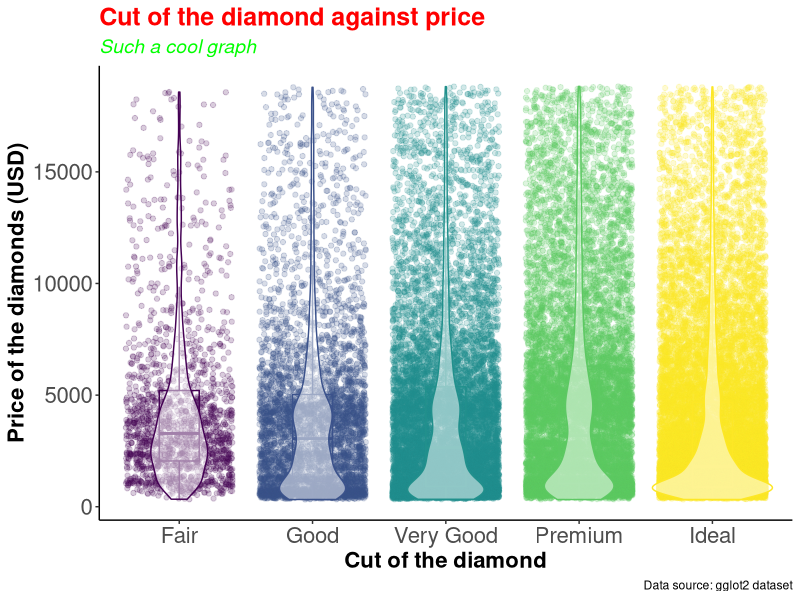
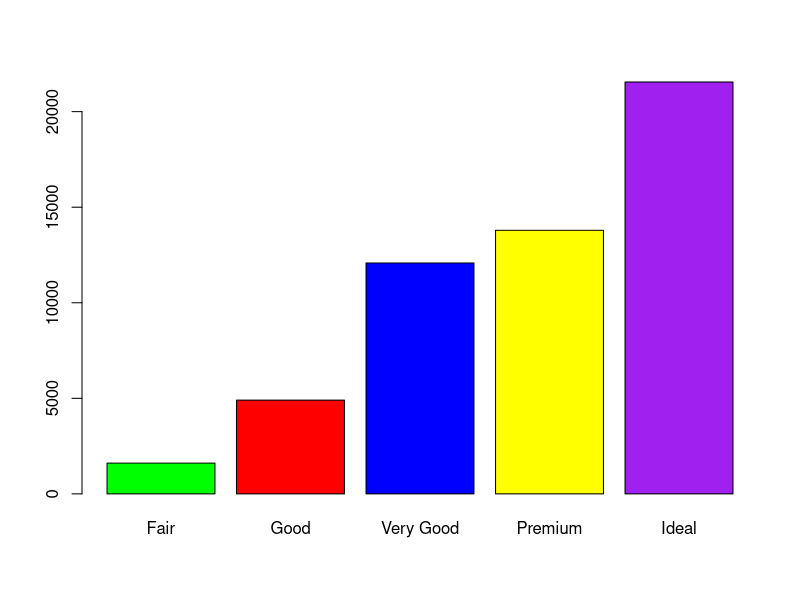

R code for these plots, in order:
# Combining both boxplot and violin plots in one.

library(tidyverse)

diamonds_df <- diamonds

diamonds_df %>% 
  ggplot(aes(x = cut, y = price, color = cut)) +
  geom_point(position = "jitter", alpha = 0.2) +
  geom_boxplot(alpha = 0, width = 0.3) +
  geom_violin(alpha = 0.5) +
  theme_classic() +
  theme(legend.position = "none") +
  labs(x = "Cut of the diamond",
       y = "Price of the diamonds (USD)",
       title = "Cut of the diamond against price",
       subtitle = "Such a cool graph",
       caption = "Data source: gglot2 dataset") +
  theme(axis.text=element_text(size=16),
        axis.title=element_text(size=16,face="bold")) +
  theme(plot.title = element_text(color = 'red', size = 18, face = 'bold'),
        plot.subtitle = element_text(color = 'green', size = 14, face = 'italic'))

diamonds %>% 
  filter(cut == 'Very Good') %>% 
  nrow()


diamonds %>% 
  select(cut) %>% 
  table() %>% 
  barplot(col = c('green', 'red', 'blue', 'yellow', 'purple'))
